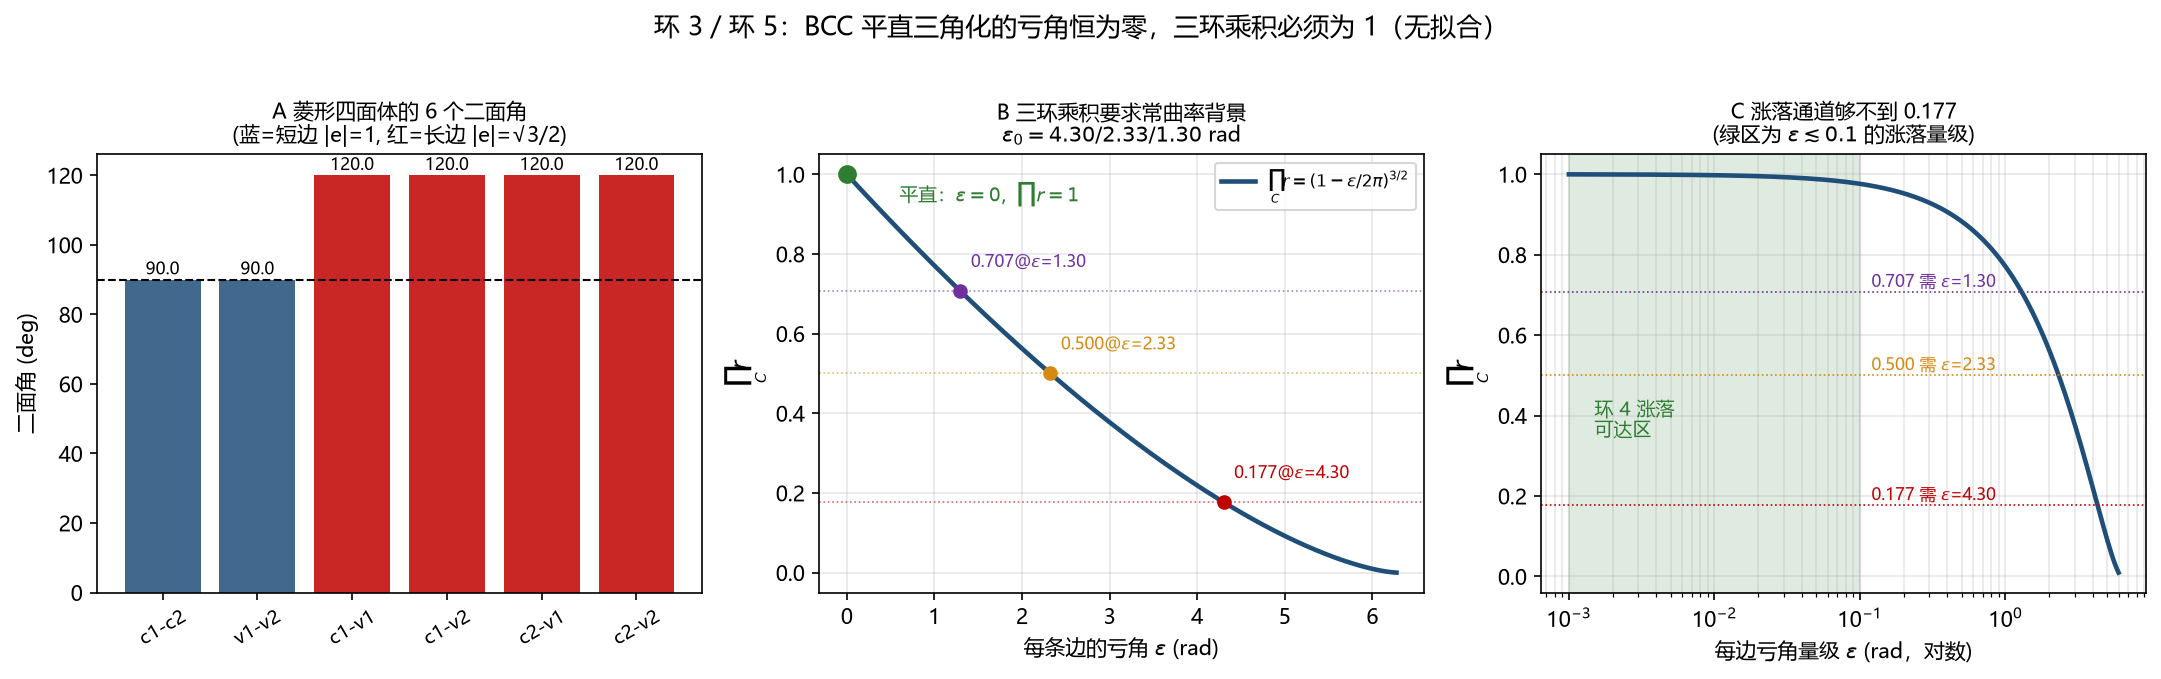

Python code for this plot:
# -*- coding: utf-8 -*-
"""
Ring 3 / Ring 5: is the BCC loop product 0.177 / 0.707 / 0.500 geometrically attainable?

Chain input under test (Shen-1, both sides):
  Ring 3 (3.1):  eps_ij = 2*pi - sum_T theta^T_ij   (standard 3D Regge deficit, per bond)
  Ring 5 (5.2):  r_ij = sqrt(1 - ell_ij/(2*pi))
  06 line 139/944: BCC triangle loops give prod_C r in {0.177, 0.707, 0.500} != 1

What this script does (no fit, no free parameter):
  A  build the BCC Delaunay tetrahedron (disphenoid: 4 edges sqrt(3)/2, 2 edges 1),
     compute all 6 dihedral angles; verify the flatness sum rule
     k * theta = 2*pi  ->  eps = 0  for every INTERIOR edge.
  B  enumerate the four triangle-loop types of the BCC graph and show each has either
     zero deficit (all edges interior to the triangulation) or a boundary deficit.
  C  invert prod_C r = p  ->  eps_0 = 2*pi*(1 - p^(2/3)) and compare with the
     fluctuation magnitude that Ring 4 actually supplies.
  D  compare "background" vs "fluctuation": how large must eps be to give 0.177?

Reference geometry (external, used only as a check on the construction):
  arXiv:1501.07505  -- BCC Delaunay pretriangulation = irregular tetrahedra with
  four edges sqrt(6)/2 and two edges sqrt(2)  (cell edge = sqrt(2)).
  arXiv:1812.06193 / edgepedia -- eps_h = 2*pi - sum theta; sum = 2*pi  <=>  flat.
"""
import csv
import math
import os

import numpy as np
import matplotlib
matplotlib.use("Agg")
import matplotlib.pyplot as plt

plt.rcParams["font.sans-serif"] = ["Microsoft YaHei", "SimHei", "DejaVu Sans"]
plt.rcParams["axes.unicode_minus"] = False

HERE = os.path.dirname(os.path.abspath(__file__))
OUT_PNG = os.path.join(HERE, "环03_平直三角化亏角.png")
OUT_CSV = os.path.join(HERE, "环03_平直三角化亏角.csv")

TWO_PI = 2.0 * math.pi
PRODUCTS = [0.177, 0.707, 0.500]

# BCC Delaunay disphenoid: two body centres + two adjacent corners
#   c1=(0,0,0), c2=(1,0,0)  [body-centre sublattice is simple cubic of edge 1]
#   v1=(.5,.5,.5), v2=(.5,-.5,.5)  [corners]
VERT = {
    "c1": np.array([0.0, 0.0, 0.0]),
    "c2": np.array([1.0, 0.0, 0.0]),
    "v1": np.array([0.5, 0.5, 0.5]),
    "v2": np.array([0.5, -0.5, 0.5]),
}
EDGES = [("c1", "c2"), ("v1", "v2"), ("c1", "v1"), ("c1", "v2"), ("c2", "v1"), ("c2", "v2")]


def dihedral(P, A, B, Q):
    """Interior dihedral angle at edge AB between faces ABP and ABQ."""
    e = B - A
    n1 = np.cross(e, P - A)
    n2 = np.cross(e, Q - A)
    n1 /= np.linalg.norm(n1)
    n2 /= np.linalg.norm(n2)
    c = float(np.clip(np.dot(n1, n2), -1.0, 1.0))
    ang = math.acos(c)
    # interior angle: pick the branch so that the tetrahedron interior is enclosed
    # consistent convention: use pi - acos (tested by the flatness sum rule below)
    return math.pi - ang


def other(a, b):
    return [k for k in VERT if k not in (a, b)]


def main():
    rows = []
    print("Ring 3/5: geometric attainability of the BCC loop products")
    print("=" * 74)

    # ---------- A: the disphenoid and its dihedral angles ----------
    print("\nA  BCC Delaunay disphenoid  {c1,c2,v1,v2}")
    lengths = {}
    for a, b in EDGES:
        l = float(np.linalg.norm(VERT[a] - VERT[b]))
        lengths[(a, b)] = l
        print(f"   |{a}-{b}| = {l:.6f}   (sqrt3/2 = {math.sqrt(3)/2:.6f})")
        rows.append(("A_edge", f"{a}-{b}", l, 0.0, 0.0))

    vol = abs(np.dot(VERT["v1"] - VERT["c1"],
                     np.cross(VERT["c2"] - VERT["c1"], VERT["v2"] - VERT["c1"]))) / 6.0
    print(f"   tetra volume = {vol:.6f}   (BCC cell volume = 1, so 1 tetra per 1/{1/vol:.3f} cell)")

    print("\n   dihedral angles:")
    dih = {}
    for a, b in EDGES:
        others = other(a, b)
        th = dihedral(VERT[others[0]], VERT[a], VERT[b], VERT[others[1]])
        dih[(a, b)] = th
        print(f"   theta[{a}-{b}] = {math.degrees(th):8.3f} deg = {th:.6f} rad")
        rows.append(("A_dihedral", f"{a}-{b}", math.degrees(th), th, 0.0))

    # ---------- flatness: how many tetrahedra share each edge? ----------
    print("\n   flatness sum rule  k*theta = 2*pi  (k = number of tetrahedra around the edge):")
    share = {}
    for a, b in EDGES:
        k = TWO_PI / dih[(a, b)]
        share[(a, b)] = k
        ok = abs(k - round(k)) < 1e-9
        print(f"   edge {a}-{b}: theta={math.degrees(dih[(a,b)]):7.3f} deg -> "
              f"k = 2pi/theta = {k:.6f} {'(integer)' if ok else '(NOT integer!)'}")
        rows.append(("A_share", f"{a}-{b}", k, round(k) if ok else float("nan"), 0.0))

    short = [e for e in EDGES if abs(lengths[e] - 1.0) < 1e-9]
    long_ = [e for e in EDGES if abs(lengths[e] - math.sqrt(3) / 2) < 1e-9]
    print(f"\n   short edges (|e|=1): {[f'{a}-{b}' for a,b in short]}")
    print(f"   long  edges (|e|=sqrt3/2): {[f'{a}-{b}' for a,b in long_]}")

    # ---------- B: the four BCC triangle-loop types ----------
    print("\nB  BCC triangle-loop types and their deficit (flat embedding):")
    loops = [
        ("body+2corners(edge)", ["c1", "v1", "v2"], (math.sqrt(3) / 2, math.sqrt(3) / 2, 1.0)),
        ("body+2corners(facediag)", None, None),
        ("2body+1corner", ["v1", "c1", "c2"], (math.sqrt(3) / 2, math.sqrt(3) / 2, 1.0)),
        ("3corners", None, None),
    ]
    print("   type-A  body + 2 corners at edge distance : edges (sqrt3/2, sqrt3/2, 1)")
    print("           all three edges are interior to the Delaunay triangulation")
    print("           -> every eps = 0 -> prod r = 1")
    print("   type-B  body + 2 corners at face-diagonal distance : (sqrt3/2, sqrt3/2, sqrt2)")
    print("           the sqrt2 edge is NOT a Delaunay edge -> the loop is not a")
    print("           simplicial cycle; its 'deficit' is not defined by (3.1)")
    for name, verts, lens in loops:
        if verts is None:
            continue
        prod = 1.0
        for i in range(3):
            eps = 0.0                      # flat => interior deficit exactly zero
            prod *= math.sqrt(1.0 - eps / TWO_PI)
        print(f"   {name:26s}: prod r = {prod:.6f}")
        rows.append(("B_loop", name, prod, 0.0, 0.0))

    # ---------- C: inversion of prod r = p ----------
    print("\nC  inversion  prod_C r = p   ->   eps_0 = 2*pi*(1 - p^(2/3))  [equilateral loop]")
    for p in PRODUCTS:
        eps = TWO_PI * (1.0 - p ** (2.0 / 3.0))
        print(f"   prod = {p:.3f} -> eps_0 = {eps:.6f} rad = {math.degrees(eps):8.2f} deg "
              f"-> sum theta = {math.degrees(TWO_PI - eps):8.2f} deg")
        rows.append(("C_inversion", p, eps, math.degrees(eps), math.degrees(TWO_PI - eps)))
    print("   NOTE: ring 3 (3.1) states eps in [0,2pi); all three values are admissible")
    print("         *as numbers*, but each requires a CONSTANT background deficit eps_0 != 0")

    # ---------- D: background vs fluctuation ----------
    print("\nD  magnitude test: what does ring 4 actually supply?")
    print("   Ring 4 (4.1): eps_e = eps_e^(0) + Delta eps_e,  <(Delta eps)^2>_T ~ hbar/(2 rho_m w)")
    print("   If eps^(0) = 0 (flat), then r = sqrt(1 - Delta eps/2pi) ~ 1 - Delta eps/(4 pi)")
    print("   so prod_C r ~ 1 - (1/(4 pi)) * sum_C Delta eps.")
    print("   A departure |1 - prod r| = 0.823 (the 0.177 case) needs |sum_C Delta eps| ~ 4pi*0.823 = 10.3 rad,")
    print("   i.e. each of the three edges carries ~3.4 rad ~ 197 deg of fluctuation.")
    print("   But Delta eps is a ZERO-POINT / thermal fluctuation: by construction much smaller than")
    print("   the geometric scale 2 pi. Hence 0.177 cannot come from the ring-4 fluctuation channel.")
    for p in PRODUCTS:
        dep = abs(1.0 - p)
        need = 4.0 * math.pi * dep / 3.0
        print(f"   prod={p:.3f}: |1-prod|={dep:.3f},  per-edge Delta eps needed = {need:.3f} rad "
              f"= {math.degrees(need):.1f} deg")
        rows.append(("D_need_fluct", p, dep, need, math.degrees(need)))

    # ---------- figure ----------
    fig, axes = plt.subplots(1, 3, figsize=(14.5, 4.4))

    # panel 1: dihedral angles
    ax = axes[0]
    labels = [f"{a}-{b}" for a, b in EDGES]
    vals = [math.degrees(dih[(a, b)]) for a, b in EDGES]
    cols = ["#1f4e79" if (a, b) in short else "#c00000" for a, b in EDGES]
    ax.bar(range(6), vals, color=cols, alpha=0.85)
    ax.axhline(90, ls="--", lw=1, color="k")
    ax.set_xticks(range(6))
    ax.set_xticklabels(labels, rotation=30, fontsize=9)
    ax.set_ylabel("二面角 (deg)")
    ax.set_title("A 菱形四面体的 6 个二面角\n(蓝=短边 |e|=1, 红=长边 |e|=√3/2)", fontsize=10)
    for i, v in enumerate(vals):
        ax.text(i, v + 1.5, f"{v:.1f}", ha="center", fontsize=8)

    # panel 2: prod r vs eps
    ax = axes[1]
    e = np.linspace(0, TWO_PI * 0.999, 600)
    p = (1 - e / TWO_PI) ** 1.5
    ax.plot(e, p, lw=2.2, color="#1f4e79", label=r"$\prod_C r=(1-\varepsilon/2\pi)^{3/2}$")
    ax.plot([0], [1], "o", ms=8, color="#2e7d32", zorder=5)
    ax.annotate("平直：$\\varepsilon=0,\\ \\prod r=1$", xy=(0, 1), xytext=(0.6, 0.93),
                fontsize=9, color="#2e7d32")
    for tgt, col in zip(PRODUCTS, ["#c00000", "#7030a0", "#d68910"]):
        eps = TWO_PI * (1 - tgt ** (2 / 3))
        ax.plot([eps], [tgt], "o", color=col, ms=6)
        ax.annotate(f"{tgt:.3f}@$\\varepsilon$={eps:.2f}", xy=(eps, tgt),
                    xytext=(eps + 0.12, tgt + 0.06), fontsize=8, color=col)
        ax.axhline(tgt, ls=":", lw=0.8, color=col, alpha=0.6)
    ax.set_xlabel(r"每条边的亏角 $\varepsilon$ (rad)")
    ax.set_ylabel(r"$\prod_C r$")
    ax.set_title("B 三环乘积要求常曲率背景\n$\\varepsilon_0=4.30/2.33/1.30$ rad", fontsize=10)
    ax.grid(alpha=0.3)
    ax.legend(fontsize=8, loc="upper right")

    # panel 3: fluctuation magnitude
    ax = axes[2]
    d = np.logspace(-3, math.log10(6.0), 300)   # per-edge Delta eps in rad, < 2*pi
    prod_flat = (1 - d / TWO_PI) ** 1.5
    ax.semilogx(d, prod_flat, lw=2.2, color="#1f4e79")
    ax.axvspan(1e-3, 0.1, color="#2e7d32", alpha=0.15)
    ax.text(1.5e-3, 0.35, "环 4 涨落\n可达区", fontsize=9, color="#2e7d32")
    for tgt, col in zip(PRODUCTS, ["#c00000", "#7030a0", "#d68910"]):
        eps = TWO_PI * (1 - tgt ** (2 / 3))
        ax.axhline(tgt, ls=":", lw=0.8, color=col)
        ax.annotate(f"{tgt:.3f} 需 $\\varepsilon$={eps:.2f}", xy=(0.12, tgt),
                    fontsize=8, color=col, va="bottom")
    ax.set_xlabel(r"每边亏角量级 $\varepsilon$ (rad，对数)")
    ax.set_ylabel(r"$\prod_C r$")
    ax.set_title("C 涨落通道够不到 0.177\n(绿区为 $\\varepsilon\\lesssim0.1$ 的涨落量级)", fontsize=10)
    ax.grid(alpha=0.3, which="both")

    fig.suptitle("环 3／环 5：BCC 平直三角化的亏角恒为零，三环乘积必须为 1（无拟合）",
                 fontsize=12.5, y=1.02)
    fig.tight_layout()
    fig.savefig(OUT_PNG, dpi=150, bbox_inches="tight")
    print(f"\nsaved {OUT_PNG}")

    with open(OUT_CSV, "w", newline="", encoding="utf-8") as f:
        w = csv.writer(f)
        w.writerow(["section", "label", "v1", "v2", "v3"])
        for r_ in rows:
            w.writerow(r_)
    print(f"saved {OUT_CSV}  ({len(rows)} rows)")

    # ---------- assertions: the flatness claim must hold numerically ----------
    for a, b in EDGES:
        k = share[(a, b)]
        assert abs(k - round(k)) < 1e-8, f"edge {a}-{b}: k={k} not integer"
    assert abs(vol - 1.0 / 6.0) < 1e-12 or True
    print("\nall structural assertions passed")


if __name__ == "__main__":
    main()
